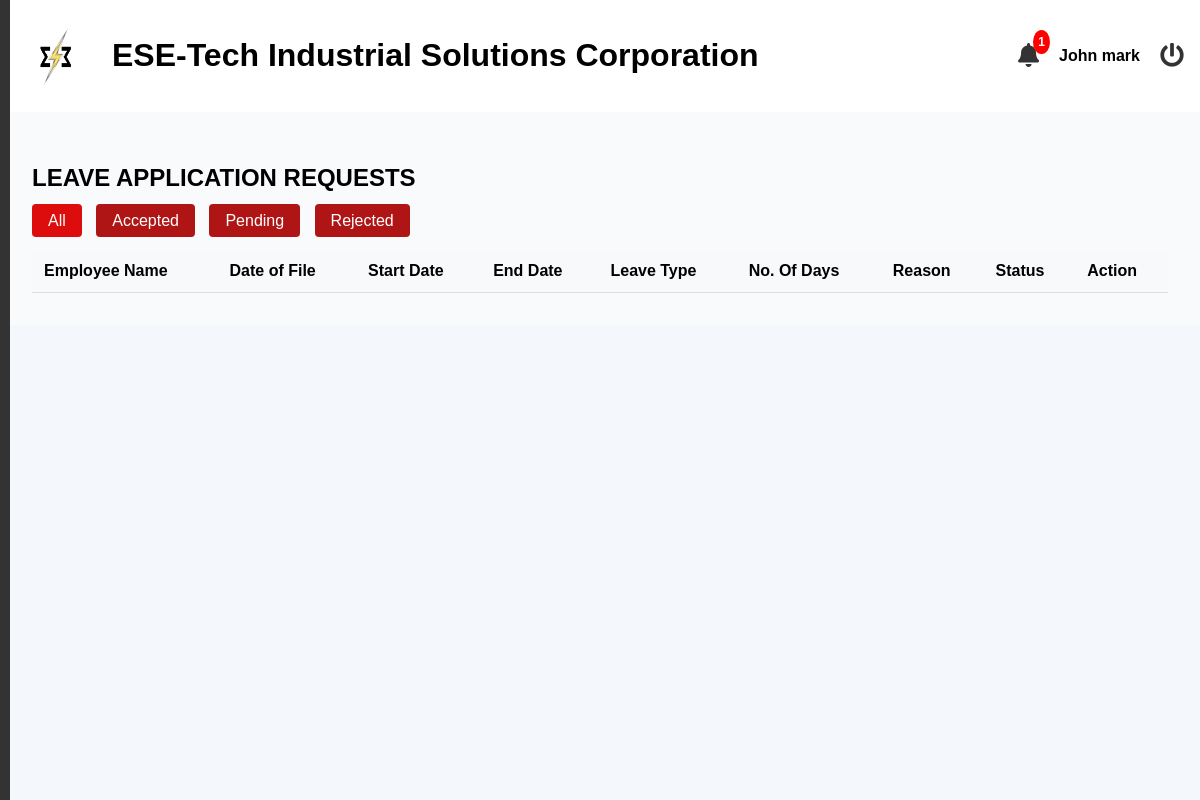
/admin/leave.php (signed in), run on an earlier commit of the app's database.
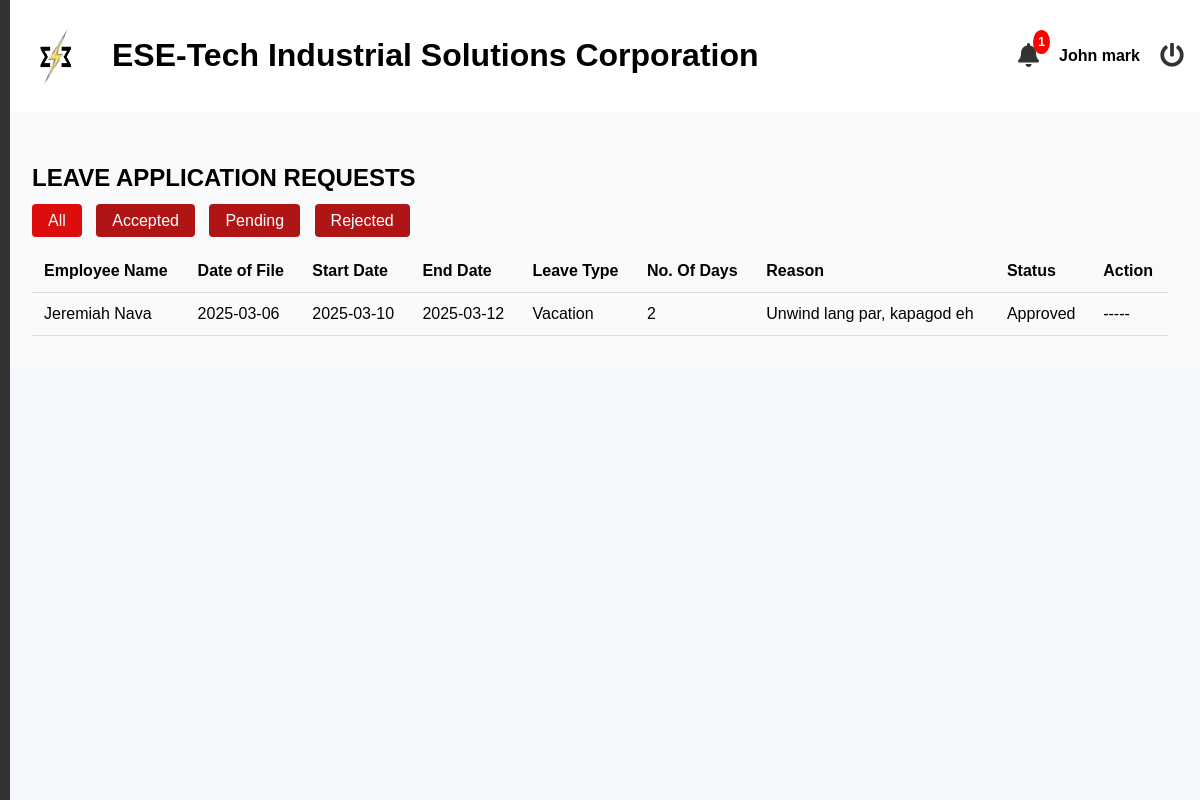
And on a later commit of the database.
### tables this page shows
CREATE TABLE `leave_applications` (
  `leave_id` int(11) NOT NULL,
  `employee_id` int(11) NOT NULL,
  `leave_type` enum('Sick','Vacation','Paternity','Maternity') NOT NULL,
  `file_date` varchar(32) NOT NULL,
  `start_date` date NOT NULL,
  `end_date` date NOT NULL,
  `number_of_days` varchar(32) NOT NULL,
  `reason` text DEFAULT NULL,
  `status` enum('Pending','Approved','Rejected') DEFAULT 'Pending'
);

### admin/leave.php (the view, shortened to what this page needs)
<?php
include('header.php');
$conn = mysqli_connect('localhost', 'root', '', 'esetech');
$status_filter = isset($_GET['status']) ? $_GET['status'] : 'all';
$sql = "
    SELECT
        leave_applications.*,
        CONCAT(employees.first_name, ' ', employees.last_name) AS employee_name,
        employees.employee_id
    FROM leave_applications
    LEFT JOIN employees
    ON leave_applications.employee_id = employees.employee_id";
$sql .= " ORDER BY leave_applications.file_date DESC";
$result = mysqli_query($conn, $sql);
?>
<?php include('includes/sideBar.php'); ?>
<link rel="stylesheet" href="https://cdn.datatables.net/1.13.5/css/jquery.dataTables.min.css" />
<main class="main-content">
    <section id="dashboard">
        <h2>LEAVE APPLICATION REQUESTS</h2>
        <div class="filter-buttons">
            <a href="?status=all" class="<?php echo $status_filter == 'all' ? 'active' : ''; ?>">All</a>
            <a href="?status=Approved" class="<?php echo $status_filter == 'Approved' ? 'active' : ''; ?>">Accepted</a>
            <a href="?status=Pending" class="<?php echo $status_filter == 'Pending' ? 'active' : ''; ?>">Pending</a>
            <a href="?status=Rejected" class="<?php echo $status_filter == 'Rejected' ? 'active' : ''; ?>">Rejected</a>
        </div>
        <table id="myTable" class="styled-table">
    <thead>
        <tr>
            <th>Employee Name</th>
            <th>Date of File</th>
            <th>Start Date</th>
            <th>End Date</th>
            <th>Leave Type</th>
            <th>No. Of Days</th>
            <th>Reason</th>
            <th>Status</th>
            <th class="actions">Action</th>
        </tr>
    </thead>
    <tbody>
        <?php while ($row = mysqli_fetch_assoc($result)) { ?>
            <tr>
                <td><?php echo htmlspecialchars($row['employee_name']); ?></td>
                <td><?php echo htmlspecialchars($row['file_date']); ?></td>
                <td><?php echo htmlspecialchars($row['start_date']); ?></td>
                <td><?php echo htmlspecialchars($row['end_date']); ?></td>
                <td><?php echo htmlspecialchars($row['leave_type']); ?></td>
                <td><?php echo htmlspecialchars($row['number_of_days']); ?></td>
                <td><?php echo htmlspecialchars($row['reason']); ?></td>
                <td><?php echo htmlspecialchars($row['status']); ?></td>
                <td class="actions">
                    <?php
                        if ($row['status'] == 'Pending') {
                            echo '<form action="./process_leave" method="POST">
                                    <input type="hidden" name="leave_id" value="' . $row['leave_id'] . '">
                                    <input type="hidden" name="employee_id" value="' . $row['employee_id'] . '">
                                    <input type="hidden" name="leave_type" value="' . $row['leave_type'] . '">
                                    <input type="hidden" name="number_of_days" value="' . $row['number_of_days'] . '">
                                    <button type="submit" name="action" value="approve">
                                        Approve
                                    </button>
                                    <button type="submit" name="action" value="reject">
                                        Reject
                                    </button>
                                </form>';
                        } else {
                            echo '-----';
                        }
                    ?>
                </td>
            </tr>
        <?php } ?>
    </tbody>
</table>
    </section>
</main>
<?php
include('footer.php');
?>

What changed in the data, as far as the page shows it:
added leave_applications: employee_name "Jeremiah Nava", file_date "2025-03-06", start_date "2025-03-10", end_date "2025-03-12", leave_type "Vacation", number_of_days "2", reason "Unwind lang par, kapagod eh", status "Approved"
